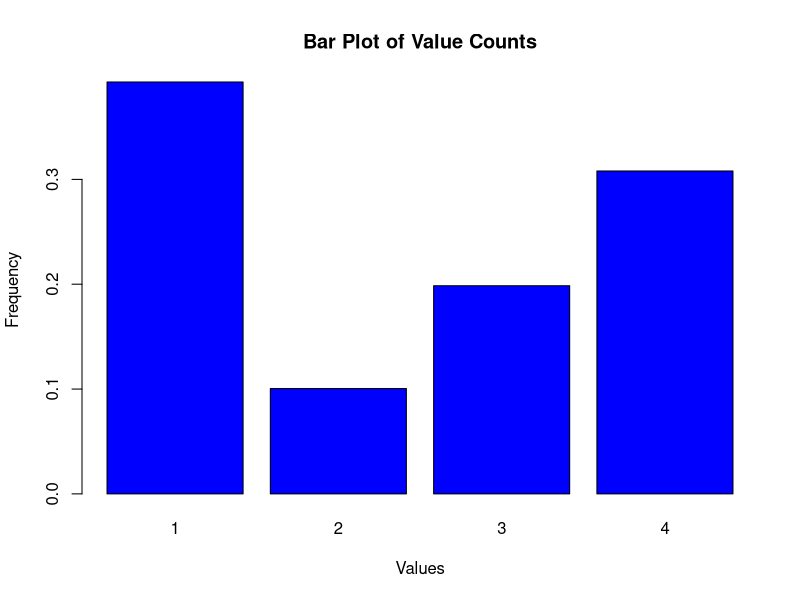

Recreate this plot in R.
stable_distribution <- c(0.4, 0.1, 0.2, 0.3) # define the desired distribution function
n_state <- length(stable_distribution)
n_samples <- 10000L
burn_in <- 1000L
thin <- 10L
chain <- numeric(n_samples * thin + burn_in)
chain[1] <- sample(1:n_state, 1) # start with a random state
for (i in 2:(n_samples * thin + burn_in)) {
    current <- chain[i - 1]
    proposal <- sample(1:n_state, 1)
    s_i <- stable_distribution[current]
    s_j <- stable_distribution[proposal]
    # assume p(j,i) = p(i,j) = 1/4, which cancel out each other
    acceptance_ratio <- min(s_j / s_i, 1.)
    if (runif(1) < acceptance_ratio) {
        chain[i] <- proposal
    } else {
        chain[i] <- current
    }
}

# Remove burn-in and thin the chain
samples <- chain[(burn_in + 1):length(chain)]
samples <- samples[seq(1, length(samples), by = thin)]
prob_dist <- table(samples) / length(samples)
barplot(prob_dist, main = "Bar Plot of Value Counts", xlab = "Values", ylab = "Frequency", col = "blue")
